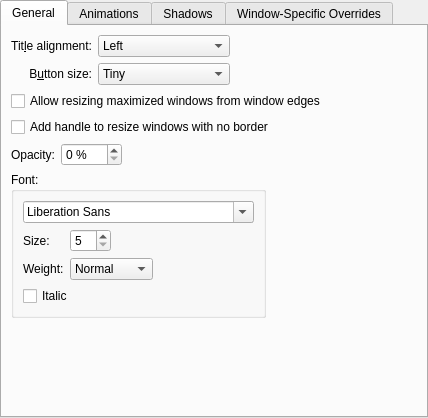
<?xml version="1.0" encoding="UTF-8"?>
<ui version="4.0">
 <class>BreezeConfigurationUI</class>
 <widget class="QWidget" name="BreezeConfigurationUI">
  <property name="geometry">
   <rect>
    <x>0</x>
    <y>0</y>
    <width>428</width>
    <height>418</height>
   </rect>
  </property>
  <layout class="QVBoxLayout" name="verticalLayout">
   <property name="margin">
    <number>0</number>
   </property>
   <item>
    <widget class="QTabWidget" name="tabWidget">
     <property name="currentIndex">
      <number>0</number>
     </property>
     <widget class="QWidget" name="tab">
      <attribute name="title">
       <string>General</string>
      </attribute>
      <layout class="QGridLayout" name="gridLayout_4">
       <item row="0" column="0">
        <widget class="QLabel" name="label_3">
         <property name="text">
          <string>Tit&amp;le alignment:</string>
         </property>
         <property name="alignment">
          <set>Qt::AlignRight|Qt::AlignTrailing|Qt::AlignVCenter</set>
         </property>
         <property name="buddy">
          <cstring>titleAlignment</cstring>
         </property>
        </widget>
       </item>
       <item row="0" column="1">
        <widget class="QComboBox" name="titleAlignment">
         <item>
          <property name="text">
           <string>Left</string>
          </property>
         </item>
         <item>
          <property name="text">
           <string>Center</string>
          </property>
         </item>
         <item>
          <property name="text">
           <string>Center (Full Width)</string>
          </property>
         </item>
         <item>
          <property name="text">
           <string>Right</string>
          </property>
         </item>
        </widget>
       </item>
       <item row="0" column="2">
        <spacer name="horizontalSpacer">
         <property name="orientation">
          <enum>Qt::Horizontal</enum>
         </property>
         <property name="sizeHint" stdset="0">
          <size>
           <width>40</width>
           <height>20</height>
          </size>
         </property>
        </spacer>
       </item>
       <item row="1" column="0">
        <widget class="QLabel" name="label_4">
         <property name="text">
          <string>B&amp;utton size:</string>
         </property>
         <property name="alignment">
          <set>Qt::AlignRight|Qt::AlignTrailing|Qt::AlignVCenter</set>
         </property>
         <property name="buddy">
          <cstring>buttonSize</cstring>
         </property>
        </widget>
       </item>
       <item row="1" column="1">
        <widget class="QComboBox" name="buttonSize">
         <item>
          <property name="text">
           <string>Tiny</string>
          </property>
         </item>
         <item>
          <property name="text">
           <string comment="@item:inlistbox Button size:">Small</string>
          </property>
         </item>
         <item>
          <property name="text">
           <string comment="@item:inlistbox Button size:">Medium</string>
          </property>
         </item>
         <item>
          <property name="text">
           <string comment="@item:inlistbox Button size:">Large</string>
          </property>
         </item>
         <item>
          <property name="text">
           <string comment="@item:inlistbox Button size:">Very Large</string>
          </property>
         </item>
        </widget>
       </item>
       <item row="3" column="0" colspan="3">
        <widget class="QCheckBox" name="drawBorderOnMaximizedWindows">
         <property name="text">
          <string>Allow resizing maximized windows from window edges</string>
         </property>
        </widget>
       </item>
       <item row="6" column="0" colspan="3">
        <widget class="QCheckBox" name="drawSizeGrip">
         <property name="text">
          <string>Add handle to resize windows with no border</string>
         </property>
        </widget>
       </item>
       <item row="8" column="0" colspan="3">
        <layout class="QGridLayout" name="gridLayout_2" columnstretch="0,0,0,1">
         <item row="0" column="0">
          <widget class="QLabel" name="label_6">
           <property name="text">
            <string>Opacity:</string>
           </property>
          </widget>
         </item>
         <item row="0" column="1">
          <widget class="QSpinBox" name="opacitySpinBox">
           <property name="suffix">
            <string> %</string>
           </property>
           <property name="maximum">
            <number>100</number>
           </property>
          </widget>
         </item>
         <item row="0" column="2">
          <spacer name="horizontalSpacer_6">
           <property name="orientation">
            <enum>Qt::Horizontal</enum>
           </property>
           <property name="sizeHint" stdset="0">
            <size>
             <width>5</width>
             <height>5</height>
            </size>
           </property>
          </spacer>
         </item>
         <item row="1" column="0" colspan="3">
          <widget class="QGroupBox" name="groupBox">
           <property name="title">
            <string>Font:</string>
           </property>
           <layout class="QGridLayout" name="gridLayout_3">
            <item row="0" column="0" colspan="5">
             <widget class="QFontComboBox" name="fontComboBox"/>
            </item>
            <item row="1" column="1" alignment="Qt::AlignLeft">
             <widget class="QSpinBox" name="fontSizeSpinBox">
              <property name="minimum">
               <number>5</number>
              </property>
              <property name="maximum">
               <number>50</number>
              </property>
             </widget>
            </item>
            <item row="1" column="0">
             <widget class="QLabel" name="label_9">
              <property name="text">
               <string>Size:</string>
              </property>
             </widget>
            </item>
            <item row="1" column="4">
             <spacer name="horizontalSpacer_3">
              <property name="orientation">
               <enum>Qt::Horizontal</enum>
              </property>
              <property name="sizeHint" stdset="0">
               <size>
                <width>5</width>
                <height>5</height>
               </size>
              </property>
             </spacer>
            </item>
            <item row="2" column="0">
             <widget class="QLabel" name="label_8">
              <property name="text">
               <string>Weight:</string>
              </property>
             </widget>
            </item>
            <item row="2" column="1">
             <widget class="QComboBox" name="weightComboBox">
              <property name="currentIndex">
               <number>0</number>
              </property>
              <item>
               <property name="text">
                <string>Normal</string>
               </property>
              </item>
              <item>
               <property name="text">
                <string>Medium</string>
               </property>
              </item>
              <item>
               <property name="text">
                <string>DemiBold</string>
               </property>
              </item>
              <item>
               <property name="text">
                <string>Bold</string>
               </property>
              </item>
              <item>
               <property name="text">
                <string>ExtraBold</string>
               </property>
              </item>
              <item>
               <property name="text">
                <string>Black</string>
               </property>
              </item>
             </widget>
            </item>
            <item row="3" column="0" colspan="2">
             <widget class="QCheckBox" name="italicCheckBox">
              <property name="text">
               <string>Italic</string>
              </property>
             </widget>
            </item>
           </layout>
          </widget>
         </item>
         <item row="1" column="3">
          <spacer name="horizontalSpacer_2">
           <property name="orientation">
            <enum>Qt::Horizontal</enum>
           </property>
           <property name="sizeHint" stdset="0">
            <size>
             <width>5</width>
             <height>5</height>
            </size>
           </property>
          </spacer>
         </item>
        </layout>
       </item>
       <item row="9" column="0" colspan="3">
        <spacer name="verticalSpacer">
         <property name="orientation">
          <enum>Qt::Vertical</enum>
         </property>
         <property name="sizeHint" stdset="0">
          <size>
           <width>20</width>
           <height>40</height>
          </size>
         </property>
        </spacer>
       </item>
      </layout>
     </widget>
     <widget class="QWidget" name="tab_2">
      <attribute name="title">
       <string>Animations</string>
      </attribute>
      <layout class="QGridLayout" name="gridLayout_5">
       <item row="1" column="0">
        <widget class="QLabel" name="animationsDurationLabel">
         <property name="enabled">
          <bool>false</bool>
         </property>
         <property name="text">
          <string>Anima&amp;tions duration:</string>
         </property>
         <property name="alignment">
          <set>Qt::AlignRight|Qt::AlignTrailing|Qt::AlignVCenter</set>
         </property>
         <property name="buddy">
          <cstring>animationsDuration</cstring>
         </property>
        </widget>
       </item>
       <item row="1" column="1">
        <widget class="QSpinBox" name="animationsDuration">
         <property name="enabled">
          <bool>false</bool>
         </property>
         <property name="suffix">
          <string> ms</string>
         </property>
         <property name="maximum">
          <number>500</number>
         </property>
        </widget>
       </item>
       <item row="1" column="2">
        <spacer name="horizontalSpacer_4">
         <property name="orientation">
          <enum>Qt::Horizontal</enum>
         </property>
         <property name="sizeHint" stdset="0">
          <size>
           <width>40</width>
           <height>20</height>
          </size>
         </property>
        </spacer>
       </item>
       <item row="0" column="0" colspan="3">
        <widget class="QCheckBox" name="animationsEnabled">
         <property name="text">
          <string>Enable animations</string>
         </property>
        </widget>
       </item>
       <item row="2" column="0" colspan="3">
        <spacer name="verticalSpacer_2">
         <property name="orientation">
          <enum>Qt::Vertical</enum>
         </property>
         <property name="sizeHint" stdset="0">
          <size>
           <width>20</width>
           <height>40</height>
          </size>
         </property>
        </spacer>
       </item>
      </layout>
     </widget>
     <widget class="QWidget" name="tab_4">
      <attribute name="title">
       <string>Shadows</string>
      </attribute>
      <layout class="QGridLayout" name="gridLayout">
       <item row="0" column="0">
        <widget class="QLabel" name="label">
         <property name="text">
          <string>Si&amp;ze:</string>
         </property>
         <property name="alignment">
          <set>Qt::AlignRight|Qt::AlignTrailing|Qt::AlignVCenter</set>
         </property>
         <property name="buddy">
          <cstring>shadowSize</cstring>
         </property>
        </widget>
       </item>
       <item row="0" column="1">
        <widget class="QComboBox" name="shadowSize">
         <item>
          <property name="text">
           <string comment="@item:inlistbox Button size:">None</string>
          </property>
         </item>
         <item>
          <property name="text">
           <string comment="@item:inlistbox Button size:">Small</string>
          </property>
         </item>
         <item>
          <property name="text">
           <string comment="@item:inlistbox Button size:">Medium</string>
          </property>
         </item>
         <item>
          <property name="text">
           <string comment="@item:inlistbox Button size:">Large</string>
          </property>
         </item>
         <item>
          <property name="text">
           <string comment="@item:inlistbox Button size:">Very Large</string>
          </property>
         </item>
        </widget>
       </item>
       <item row="1" column="0">
        <widget class="QLabel" name="label_2">
         <property name="text">
          <string comment="strength of the shadow (from transparent to opaque)">S&amp;trength:</string>
         </property>
         <property name="alignment">
          <set>Qt::AlignRight|Qt::AlignTrailing|Qt::AlignVCenter</set>
         </property>
         <property name="buddy">
          <cstring>shadowStrength</cstring>
         </property>
        </widget>
       </item>
       <item row="1" column="1">
        <widget class="QSpinBox" name="shadowStrength">
         <property name="suffix">
          <string>%</string>
         </property>
         <property name="minimum">
          <number>10</number>
         </property>
         <property name="maximum">
          <number>100</number>
         </property>
        </widget>
       </item>
       <item row="1" column="2">
        <spacer name="horizontalSpacer_5">
         <property name="orientation">
          <enum>Qt::Horizontal</enum>
         </property>
         <property name="sizeHint" stdset="0">
          <size>
           <width>40</width>
           <height>20</height>
          </size>
         </property>
        </spacer>
       </item>
       <item row="2" column="0">
        <widget class="QLabel" name="label_5">
         <property name="text">
          <string>Color:</string>
         </property>
         <property name="alignment">
          <set>Qt::AlignRight|Qt::AlignTrailing|Qt::AlignVCenter</set>
         </property>
        </widget>
       </item>
       <item row="2" column="1">
        <widget class="KColorButton" name="shadowColor"/>
       </item>
       <item row="3" column="0" colspan="3">
        <spacer name="verticalSpacer_3">
         <property name="orientation">
          <enum>Qt::Vertical</enum>
         </property>
         <property name="sizeHint" stdset="0">
          <size>
           <width>20</width>
           <height>40</height>
          </size>
         </property>
        </spacer>
       </item>
      </layout>
     </widget>
     <widget class="QWidget" name="tab_3">
      <attribute name="title">
       <string>Window-Specific Overrides</string>
      </attribute>
      <layout class="QVBoxLayout" name="verticalLayout_3">
       <item>
        <widget class="Breeze::ExceptionListWidget" name="exceptions" native="true">
         <property name="sizePolicy">
          <sizepolicy hsizetype="Preferred" vsizetype="Expanding">
           <horstretch>0</horstretch>
           <verstretch>0</verstretch>
          </sizepolicy>
         </property>
        </widget>
       </item>
      </layout>
     </widget>
    </widget>
   </item>
  </layout>
 </widget>
 <customwidgets>
  <customwidget>
   <class>KColorButton</class>
   <extends>QPushButton</extends>
   <header>kcolorbutton.h</header>
  </customwidget>
  <customwidget>
   <class>Breeze::ExceptionListWidget</class>
   <extends>QWidget</extends>
   <header>config/breezeexceptionlistwidget.h</header>
   <container>1</container>
  </customwidget>
 </customwidgets>
 <tabstops>
  <tabstop>tabWidget</tabstop>
  <tabstop>titleAlignment</tabstop>
  <tabstop>buttonSize</tabstop>
  <tabstop>drawBorderOnMaximizedWindows</tabstop>
  <tabstop>drawSizeGrip</tabstop>
  <tabstop>animationsEnabled</tabstop>
  <tabstop>animationsDuration</tabstop>
  <tabstop>shadowSize</tabstop>
  <tabstop>shadowStrength</tabstop>
  <tabstop>shadowColor</tabstop>
 </tabstops>
 <resources/>
 <connections>
  <connection>
   <sender>animationsEnabled</sender>
   <signal>toggled(bool)</signal>
   <receiver>animationsDurationLabel</receiver>
   <slot>setEnabled(bool)</slot>
   <hints>
    <hint type="sourcelabel">
     <x>34</x>
     <y>194</y>
    </hint>
    <hint type="destinationlabel">
     <x>84</x>
     <y>221</y>
    </hint>
   </hints>
  </connection>
  <connection>
   <sender>animationsEnabled</sender>
   <signal>toggled(bool)</signal>
   <receiver>animationsDuration</receiver>
   <slot>setEnabled(bool)</slot>
   <hints>
    <hint type="sourcelabel">
     <x>108</x>
     <y>194</y>
    </hint>
    <hint type="destinationlabel">
     <x>141</x>
     <y>229</y>
    </hint>
   </hints>
  </connection>
 </connections>
</ui>
